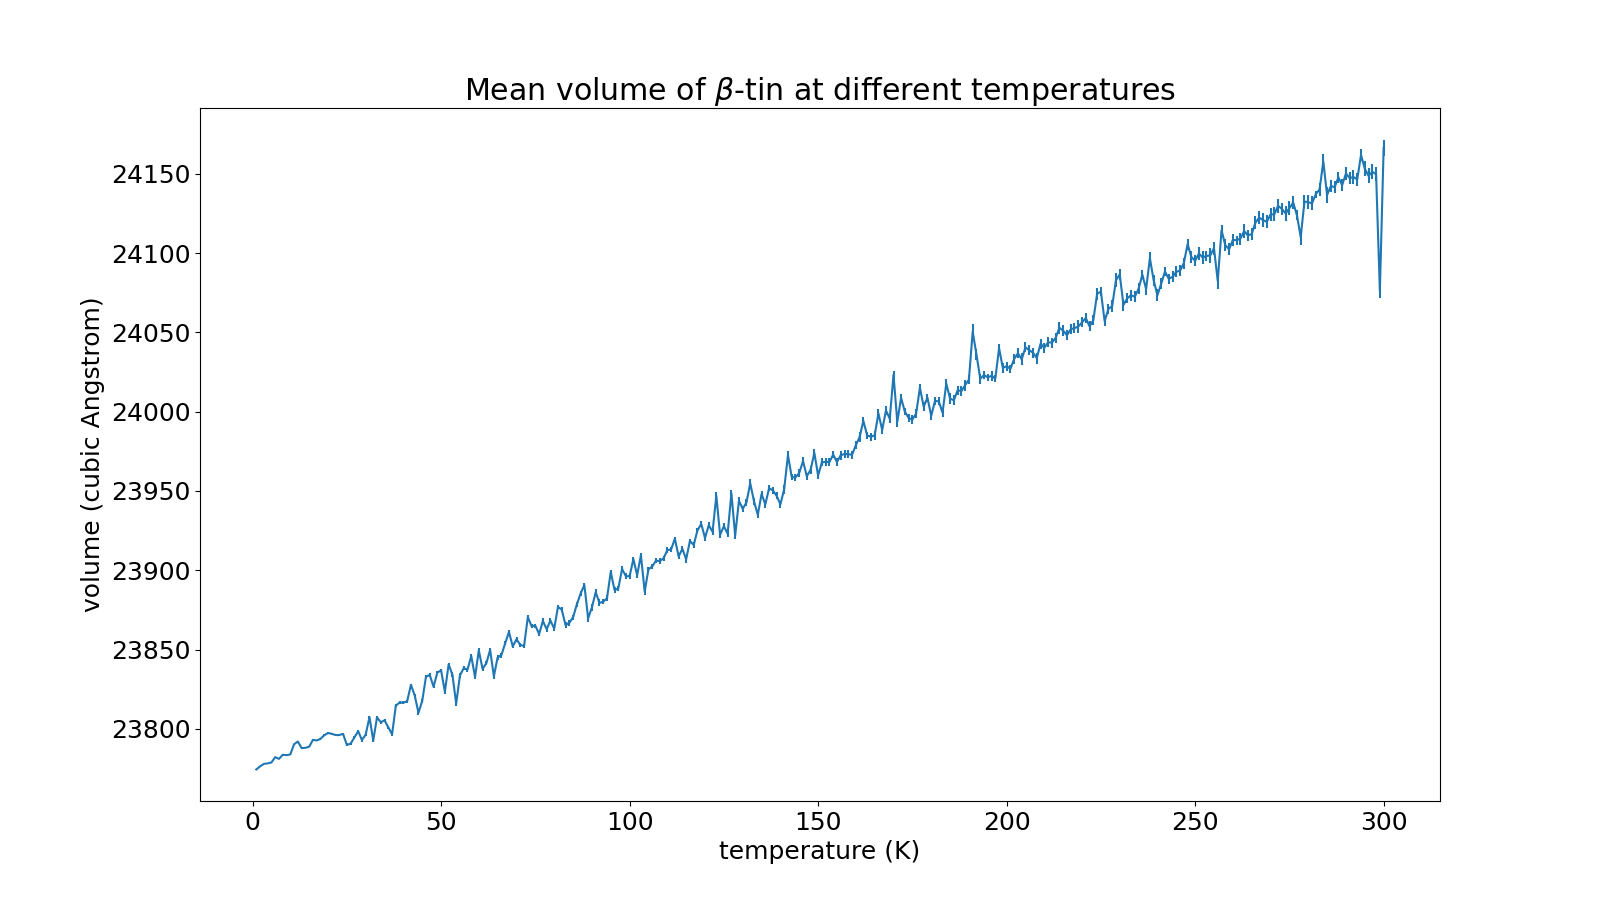

The script that saved this image:
import observables
import matplotlib.pyplot as plt
import numpy as np
import pandas as pd

mean_volume_list, error_volume_list = [], []

for temperature in range(1, 301):
    print(f"Caculating volume for T = {temperature}", end="\r")
    phase = "beta"
    natom_per_cell = 8 if phase == "alpha" else 4
    natom = 6**3 * natom_per_cell
    warmup = 20000

    energies, pressures, volumes, enthalpies = observables.read_observables(natom, phase, temperature)
    mean_volume, error_volume = observables.cal_mean_and_error(volumes, warmup)

    mean_volume_list.append(mean_volume)
    error_volume_list.append(error_volume)

print()

def plot():
    plt.rcParams.update({'font.size': 18})
    
    fig = plt.figure(figsize = (16, 9))
    ax = fig.gca()
    ax.set_title(rf"Mean volume of $\beta$-tin at different temperatures")
    ax.set_xlabel("temperature (K)")
    ax.set_ylabel("volume (cubic Angstrom)")
    ax.errorbar(range(1, 301), mean_volume_list, error_volume_list)
    ax.ticklabel_format(useOffset=False, style='plain')
    fig.savefig(f"volume_vs_T.png")


def output():
    volume_pd = []
    for temperature in range(1, 301):
        volume_pd.append({"temperature": temperature, "volume": mean_volume_list[temperature-1], "error": error_volume_list[temperature-1]})
        df = pd.DataFrame(volume_pd)
        df.to_csv("volume_vs_T.csv", index=False)



plot()
output()

